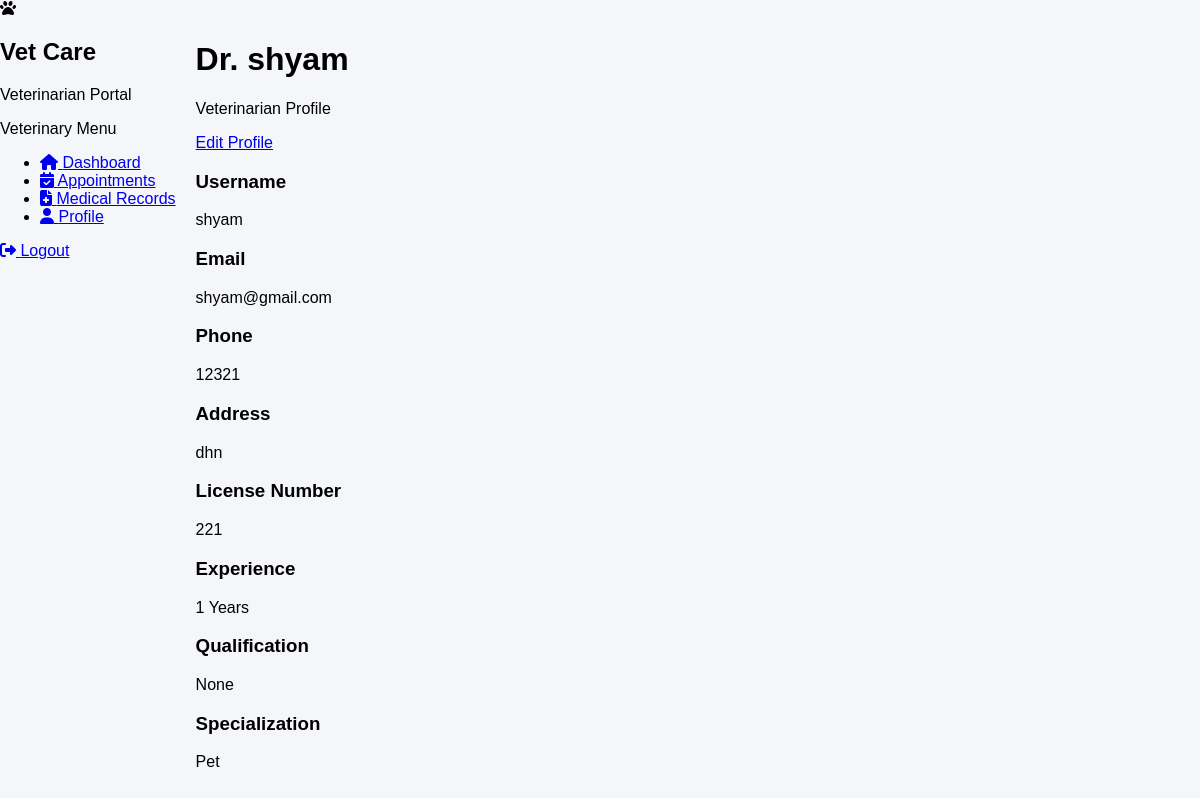
The app's page /vet/profile/ (signed in) with its own data.
### account/models.py (models this page shows, shortened)
class User(AbstractUser):
    ADMIN = "ADMIN"
    VETERINARIAN = "VETERINARIAN"
    PET_OWNER = "PET_OWNER"
    ROLE_CHOICES = [
        (ADMIN, "Admin"),
        (VETERINARIAN, "Veterinarian"),
        (PET_OWNER, "Pet Owner"),
    ]
    role = models.CharField(
        max_length=20,
        choices=ROLE_CHOICES,
        default=PET_OWNER
    )
    phone = models.CharField(
        max_length=15,
        blank=True,
        null=True
    )
    address = models.TextField(
        blank=True,
        null=True
    )
    created_at = models.DateTimeField(
        auto_now_add=True
    )
    updated_at = models.DateTimeField(
        auto_now=True
    )

class VeterinarianProfile(models.Model):
    user = models.OneToOneField(
        User,
        on_delete=models.CASCADE,
        related_name="veterinarian_profile",
        limit_choices_to={"role": User.VETERINARIAN}
    )
    license_number = models.CharField(
        max_length=100,
        unique=True
    )
    specialization = models.CharField(
        max_length=150,
        blank=True,
        null=True
    )
    qualification = models.CharField(
        max_length=200,
        blank=True,
        null=True
    )
    experience_years = models.PositiveIntegerField(
        default=0
    )
    joined_date = models.DateField(
        blank=True,
        null=True
    )

### account/views.py (the view)
@login_required
def vet_profile(request):
    if request.user.role != User.VETERINARIAN:
        return redirect("dashboard")
    profile = request.user.veterinarian_profile
    return render(
        request,
        "account/vet_profile.html",
        {
            "profile": profile,
        }
    )

### account/templates/account/vet_profile.html
{% extends "base.html" %}
{% block content %}
<div class="max-w-5xl mx-auto p-6">
    <div class="bg-white rounded-xl shadow-lg border border-slate-200 overflow-hidden">
        <div class="bg-emerald-600 p-8 text-white">
            <div class="flex justify-between items-center">
                <div>
                    <h1 class="text-3xl font-bold">
                        Dr. {{ request.user.get_full_name|default:request.user.username }}
                    </h1>
                    <p class="mt-2 opacity-90">
                        Veterinarian Profile
                    </p>
                </div>
                <a href="{% url 'edit-veterinarian-profile' %}"
                   class="bg-white text-emerald-600 px-5 py-2 rounded-lg font-semibold hover:bg-slate-100">
                    Edit Profile
                </a>
            </div>
        </div>
        <div class="p-8">
            <div class="grid grid-cols-1 md:grid-cols-2 gap-6">
                <div class="border rounded-lg p-4">
                    <h3 class="font-semibold text-slate-700 mb-2">
                        Username
                    </h3>
                    <p>{{ request.user.username }}</p>
                </div>
                <div class="border rounded-lg p-4">
                    <h3 class="font-semibold text-slate-700 mb-2">
                        Email
                    </h3>
                    <p>{{ request.user.email }}</p>
                </div>
                <div class="border rounded-lg p-4">
                    <h3 class="font-semibold text-slate-700 mb-2">
                        Phone
                    </h3>
                    <p>{{ request.user.phone|default:"Not provided" }}</p>
                </div>
                <div class="border rounded-lg p-4">
                    <h3 class="font-semibold text-slate-700 mb-2">
                        Address
                    </h3>
                    <p>{{ request.user.address|default:"Not provided" }}</p>
                </div>
                <div class="border rounded-lg p-4">
                    <h3 class="font-semibold text-slate-700 mb-2">
                        License Number
                    </h3>
                    <p>{{ profile.license_number }}</p>
                </div>
                <div class="border rounded-lg p-4">
                    <h3 class="font-semibold text-slate-700 mb-2">
                        Experience
                    </h3>
                    <p>{{ profile.experience_years }} Years</p>
                </div>
                <div class="border rounded-lg p-4">
                    <h3 class="font-semibold text-slate-700 mb-2">
                        Qualification
                    </h3>
                    <p>{{ profile.qualification }}</p>
                </div>
                <div class="border rounded-lg p-4">
                    <h3 class="font-semibold text-slate-700 mb-2">
                        Specialization
                    </h3>
                    <p>{{ profile.specialization }}</p>
                </div>
            </div>
        </div>
    </div>
</div>
{% endblock %}

### templates/base.html (style rules this page uses)
body { font-family: 'Poppins', sans-serif; display: flex; margin: 0; background-color: #f4f6f9; }

### records on screen
User: user.get_full_name "shyam", user.username "shyam", user.email "shyam@gmail.com", user.phone "12321", user.address "dhn"
VeterinarianProfile: license_number "221", experience_years "1", qualification "None", specialization "Pet"
